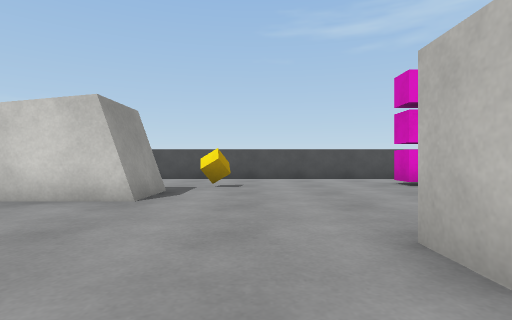
View 1 (above)

19 first-person views from a walk through a Unity game level. The camera is 0.64 m above the floor, looks level and sees 80° across. The floor is counted in squares, 1 m on a side. Each view is taken from the middle of a square. On the plan, view 1 faces up. The plan holds only what a view shows up to about 9 squares ahead; the rest is blank. The player is left out. Surface patterns are stand-ins for the level's own textures.

View 2
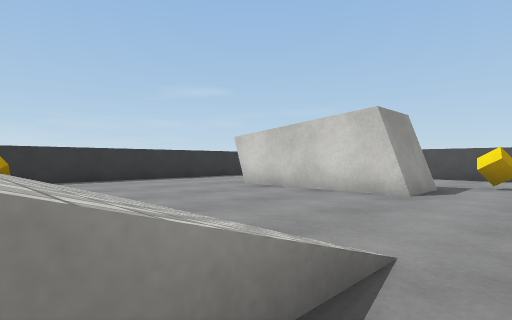

View 3
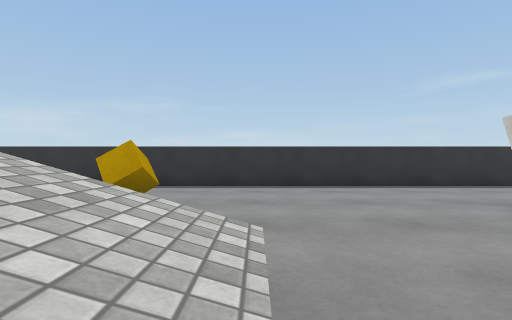

View 4
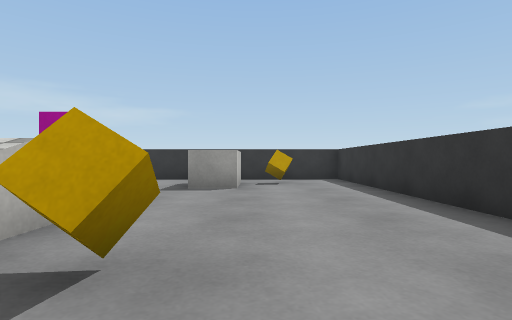

View 5
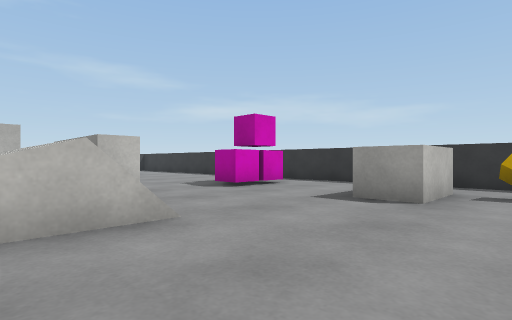

View 6
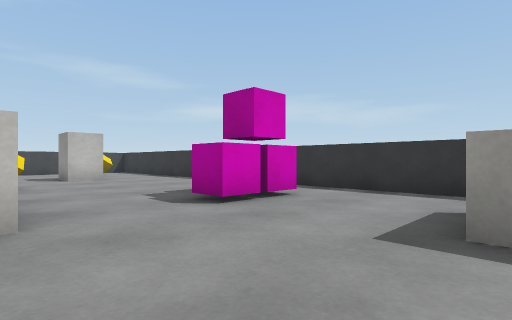

View 7
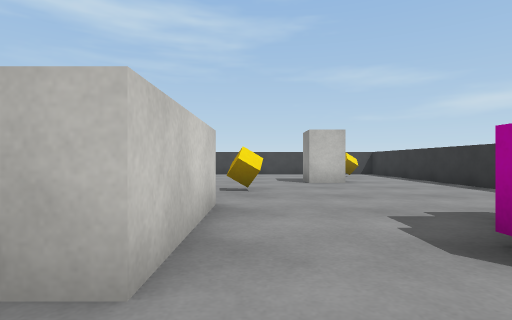

View 8
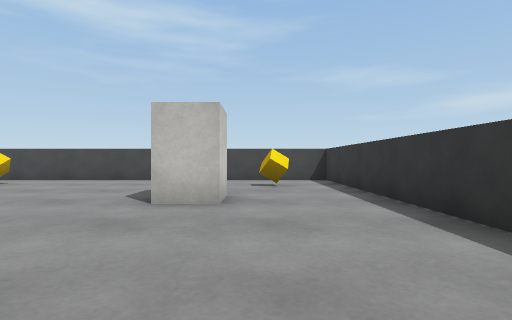

View 9
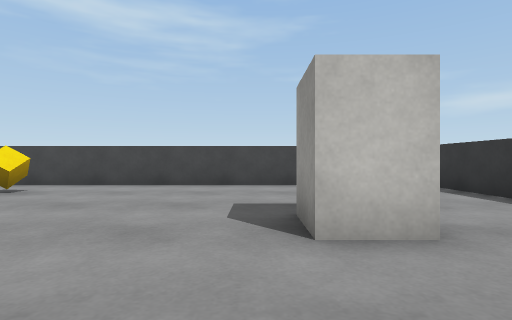

View 10
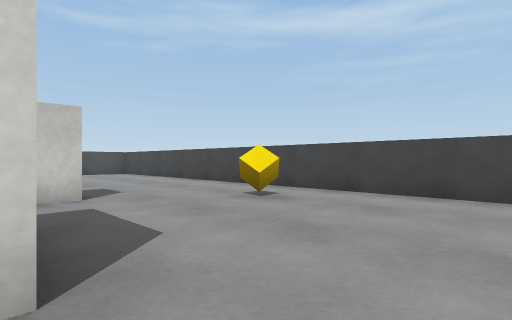

View 11
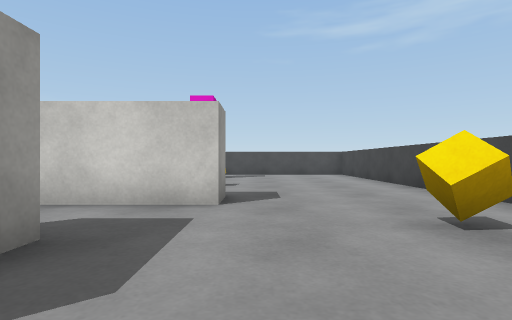

View 12
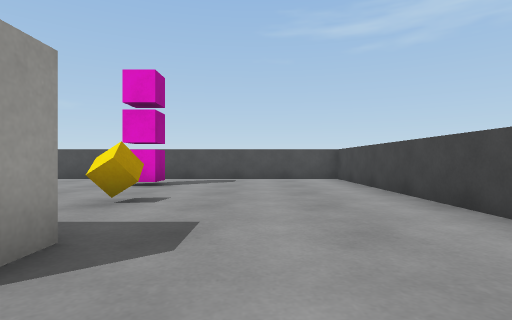

View 13
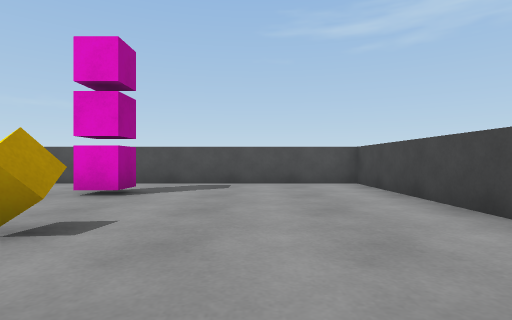

View 14
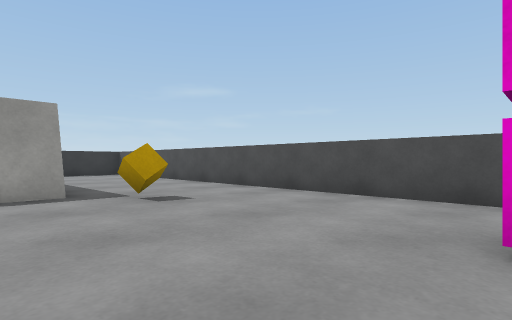

View 15
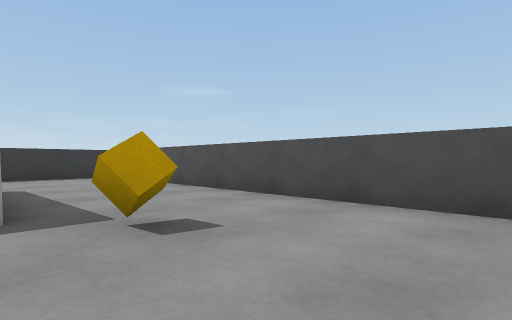

View 16
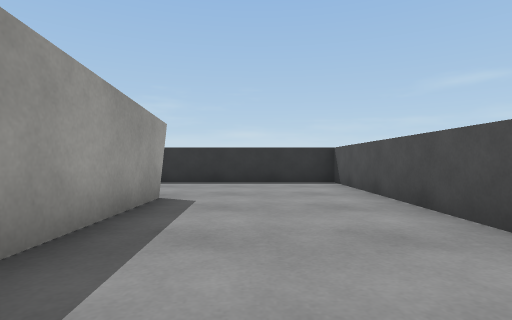

View 17
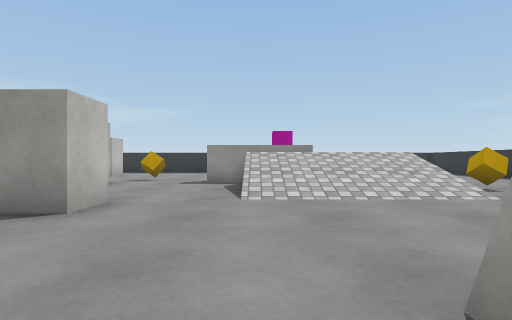

View 18
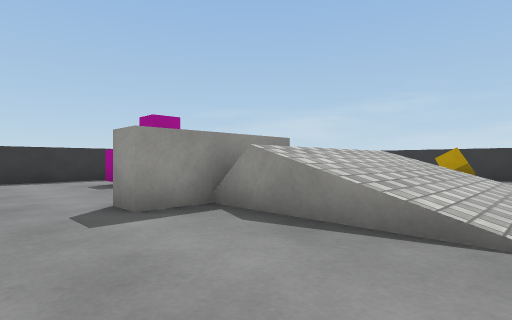

View 19
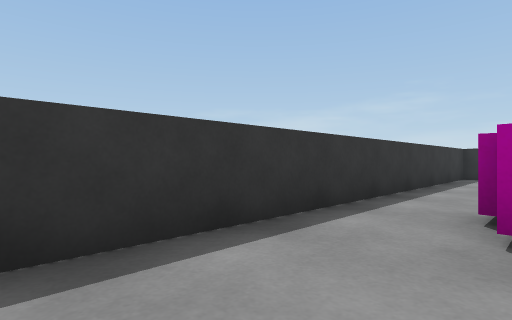

### Floor plan
Key: @ floor where view 1 was taken; # wall or solid block; . floor; / step, stairs or slope; = window, fence, low wall or low ledge; v drop or lower ground; O other object.
Columns run from 10 left of view 1 to 10 right of it. Each row starts with its distance up from view 1.
 10 #####################
  9 #...................#
  8 #.............O.....#
  7 #........O..........#
  6 #...#####...........#
  5 #...#####......O....#
  4 #............ ......#
  3 #............  .....#
  2 #...........####....#
  1 #..../////..........#
  0 #....=////@.......O.#
 -1 #...Ov////...OO.....#
 -2 #....#////...OO.....#
 -3 #.......==#.........#
 -4 #...........O.......#
 -5 #...................#
 -6 #...O...O......O....#
 -7 #.O.O...OO.......O..
 -8 #...................
 -9   ..................
-10  ###################

Where each view was taken, in squares from view 1:
view 1: 0 up, 0 right, facing up
view 2: 1 down, 0 right, facing up-left
view 3: 1 up, 2 left, facing left
view 4: 1 up, 7 left, facing down
view 5: 1 down, 8 left, facing down-right
view 6: 3 down, 6 left, facing down-right
view 7: 4 down, 4 left, facing right
view 8: 7 down, 0 right, facing right
view 9: 5 down, 2 right, facing right
view 10: 4 down, 4 right, facing up-right
view 11: 3 down, 6 right, facing up
view 12: 0 up, 7 right, facing up
view 13: 2 up, 7 right, facing up
view 14: 5 up, 4 right, facing up-left
view 15: 6 up, 2 right, facing up-left
view 16: 8 up, 1 left, facing left
view 17: 6 up, 1 left, facing down
view 18: 1 up, 2 right, facing down-left
view 19: 7 down, 2 right, facing down-left
